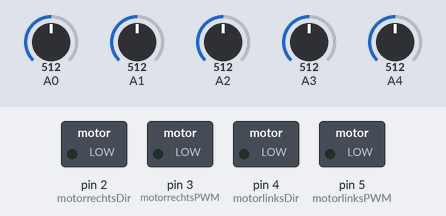
A sketch run on a simulated Arduino Uno, built with avr-gcc and run on an emulated ATmega328P. Parts: switched loads named in the sketch (green lamp = pin HIGH). The test bench sets the inputs (shaded band); at power-on: A0 = 512, A4 = 512, A1 = 512, A2 = 512, A3 = 512.

Above: at 1.2 s.
1.3 s: A0 set to 552
2.8 s: A0 set to 562
At 4.0 s:
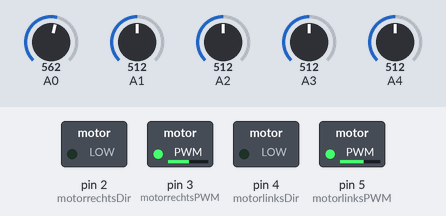
4.3 s: A4 set to 854
At 5.3 s:
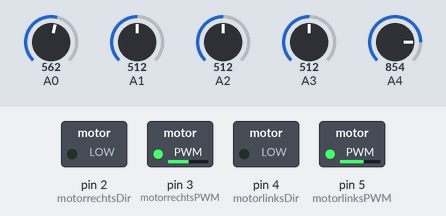
5.8 s: A4 set to 881
At 6.5 s:
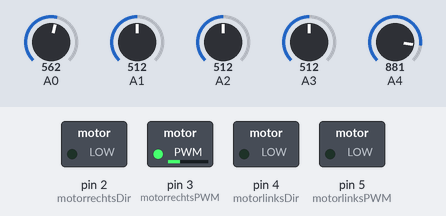
7.3 s: A1 set to 583
8.8 s: A1 set to 612
At 9.9 s:
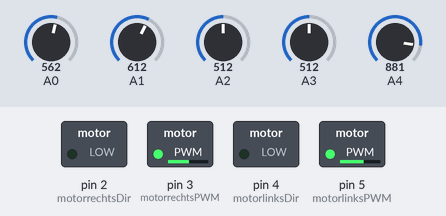
Timing chart, 0 to 11.3 s (numbered marks = the images above; inputs shaded):
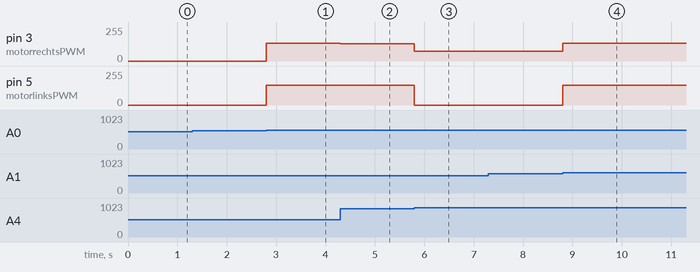

The sketch:

calib_forward_line_follow.ino
```cpp
/************************************************************/
/*          lijn volgen basisversie                         */
/************************************************************/

// typ hier de aansluitingen van de motordriver, voor de twee motors
#define motorrechtsPWM 3
#define motorrechtsDir 2
#define motorlinksPWM  5
#define motorlinksDir  4

//callibration variables
#define calib_speed_corrR   0  //if motors deviate, correct it
#define calib_speed_corrL   0  //if motors deviate, correct it

//new batteries
#define newbat true

int calib_max_speed, calib_no_speed;
bool test=false;

//geen PID control http://en.wikipedia.org/wiki/PID_controller
// enkel proportioneel de afwijking van middellijn in rekening brengen


#define SCHAAL_FOUT 1000

int black[2]  = {600,1100}; // hiertussen zouden de waarden voor zwart moeten zijn
int white[2]  = { 0, 500};

//Saya  robot
int corrwhite[5] = {0, 0, 0, 100, 200};
int corrblack[5] = {0, 50, 0, 20, 50};
//Gudrun robot
//int corrwhite[5] = {0, 0, 50, 0, 0};
//int corrblack[5] = {0, -10, 20, 0, 0};


//wijzigende variabelen
float sensors_average;
float sensors_average_bl; // hier houden we rekening met een baseline, dat is we trekken het minimun ervan af

float mid_point = 2; //midden van de sensoren 0,1,2,3,4
float max_err = max(4-mid_point, mid_point-0) * SCHAAL_FOUT;
float min_err = 0.5 * SCHAAL_FOUT;
long error_value;

// Array om de 5 sensorlezingen in op te slaan
long sensors[] = {0, 0, 0, 0, 0};

//enkele extra variabelen
// hoeveel verschil moet er zijn tussen grootste en kleinste waarden
// om te zeggen dat er een lijn gezien is
#define ACCURACY 100

int speed_corr;
int right_speed;
int left_speed;

void setup(){
  if (newbat) {
    calib_max_speed = 150; //maximum value you want
    calib_no_speed  =  110; //lowest value that motors don't move anymore
  } else {
  //old batteries
    calib_max_speed = 255; //maximum value you want
    calib_no_speed  = 110; //lowest value that motors don't move anymore
  }
  if (test) {
    Serial.begin(9600);
  }
  pinMode(motorlinksPWM, OUTPUT);
  pinMode(motorlinksDir, OUTPUT);
  pinMode(motorrechtsPWM, OUTPUT);
  pinMode(motorrechtsDir, OUTPUT);
}


void loop(){
  //Reads sensor values and computes sensor sum and weighted average
  boolean lineseen = sensors_read();
  if (lineseen){
    calc_turn();
    //Computes the error to be corrected
    motor_drive(right_speed, left_speed); //Sends PWM signals to the motors
  } else {
    if (test) {
      Serial.println("No line seen !!!");
    }
    motor_drive(0, 0);
    // Here we should do a test if we did not miss the line,
    // and if not search for the can.
  }
}

boolean sensors_read(){
  /*
  Method to read the sensors. Return true if a line is seen, and does
  necessary computations to know where the line is.
  */
  int sensors_sum = 0;
  int sensors_sum_bl = 0;
  int baseline = 1024;
  int topline = 0;
  sensors_average = 0;
  sensors_average_bl = 0;
  for (int i = 0; i < 5; i++){
    sensors[i] = analogRead(i);
    if (sensors[i] < 501){ sensors[i] = sensors[i]-corrwhite[i];}
    else { sensors[i] = sensors[i]-corrblack[i];}
    if (baseline > sensors[i]){
      baseline = sensors[i];
    }
    if (topline < sensors[i]){
      topline = sensors[i];
    }
  }
  for (int i = 0; i<5; i++){
    int val = sensors[i];
    sensors_average += val * i;
    //Calculating the weighted mean
    sensors_sum += val;
    sensors_average_bl += (val-baseline) * i;
    //Calculating the weighted mean maar nu trekken we laagste waarde ervan af
    sensors_sum_bl += val-baseline;
  }
  sensors_average=sensors_average/sensors_sum;         // gewogen gemiddelde
  sensors_average_bl=sensors_average_bl/sensors_sum_bl;// gewogen gemiddelde met baseline

  //de foutwaarde
  error_value = long((sensors_average_bl - mid_point) * SCHAAL_FOUT);

  if (topline-baseline < ACCURACY){
    // no line seen
    return false;
  } else {
    return true;
  }
}


void calc_turn(){

  //Restricting the error value between -max_err, -min_err and min_err, max_err.
  if (error_value > max_err){
    // not possible ...
    error_value = max_err;
  } else if (error_value < -max_err) {
    // not possible ...
    error_value = -max_err;
  }
  if (abs(error_value) < min_err){
    // don't correct yet
    error_value = 0;
  }
  //convert to correct number
  speed_corr = float(error_value)/float(max_err) * (calib_max_speed-calib_no_speed);
  if (test){
    Serial.print(" Speed corr: "); Serial.print(speed_corr);Serial.print(" ");
  }
  if (error_value < -1000) {
    //line at sensor 0 move line slowly towards 2 (to left), by a right turn, so reducing speed right
    right_speed = 0;
    left_speed = calib_max_speed/2;

  } else if (error_value < 0){
    //line at sensor 0 to 2, move line towards 2 (to left), by reducing speed right
    right_speed = calib_max_speed + speed_corr;
    left_speed = calib_max_speed;
  } else if (error_value > 1000) {
    //line at sensor 4 move line slowly towards 3 (to right), by a left turn, so reducing speed left
    right_speed = calib_max_speed/2;
    left_speed = 0;
  } else {
    //line at sensor 2 to 4, move line towards 2, by reducing speed left
    right_speed = calib_max_speed - speed_corr;
    left_speed = calib_max_speed;
  }
}


void motor_drive(int right_speed, int left_speed){
  // Drive motors according to the given values
  int sgvr = 1;
  if (right_speed != 0) {sgvr = abs(right_speed)/right_speed;}
  int sgvl = 1;
  if (left_speed != 0) {sgvl = abs(left_speed)/left_speed;}
  int vr = abs(right_speed) + calib_speed_corrR;
  int vl = abs(left_speed) + calib_speed_corrL;
  if (vr > calib_max_speed) {vr = calib_max_speed;}
  else if (vr<0) {vr = 0;}
  vr = vr * sgvr;
  if (vl > calib_max_speed) {vl = calib_max_speed;}
  else if (vl<0) {vl = 0;}
  vl = vl * sgvl;

  if (right_speed>=0){
    digitalWrite(motorrechtsDir, LOW); //vooruit
    analogWrite(motorrechtsPWM, right_speed);
  } else {
    digitalWrite(motorrechtsDir, HIGH); //achteruit
    analogWrite(motorrechtsPWM, 255+right_speed);
  }
  if (left_speed>=0){
    digitalWrite(motorlinksDir, LOW); //vooruit
    analogWrite(motorlinksPWM, left_speed);
  } else {
    digitalWrite(motorlinksDir, HIGH); //achteruit
    analogWrite(motorlinksPWM, 255+left_speed);
  }
}
```

Measured:
- the behaviour switches between 561 and 562 on A0 (found by bisection; images 0 and 1)
- the behaviour switches between 862 and 863 on A4 (found by bisection; images 2 and 3)
- the behaviour switches between 596 and 597 on A1 (found by bisection; images 3 and 4)
- after the input at 1.3 s, every drawn part: stays the same
- after the input at 2.8 s, pin 3 (motorrechtsPWM): 0/255 → 132/255 at once; pin 5 (motorlinksPWM): 0/255 → 150/255 at once
- after the input at 4.3 s, pin 3 (motorrechtsPWM): 132/255 → 131/255 at once
- after the input at 5.8 s, pin 3 (motorrechtsPWM): 131/255 → 75/255 at once; pin 5 (motorlinksPWM): 150/255 → 0/255 at once
- after the input at 7.3 s, every drawn part: stays the same
- after the input at 8.8 s, pin 3 (motorrechtsPWM): 75/255 → 132/255 at once; pin 5 (motorlinksPWM): 0/255 → 150/255 at once
